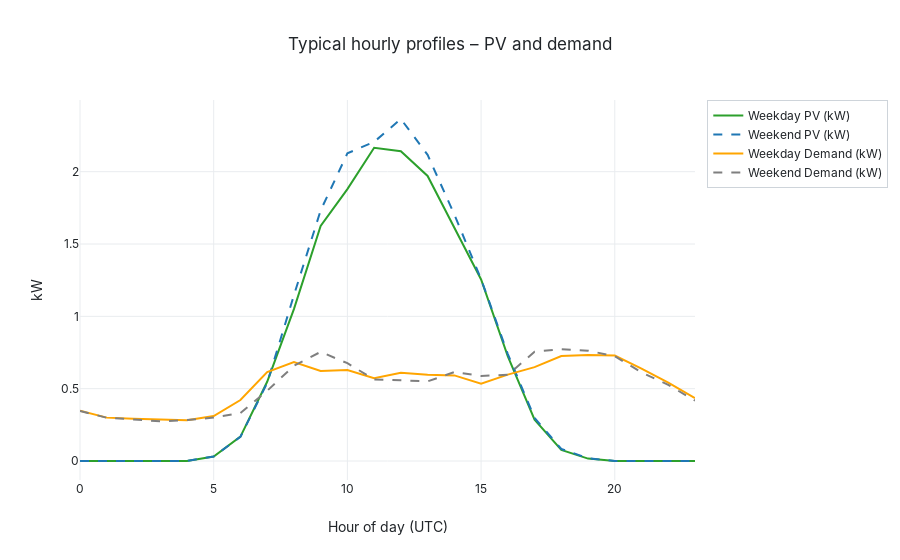

This figure's notebook cell:
### Markdown cell above
## Figure 5 – Typical daily profiles

### Code cell
# Figure 5: Typical Daily Profiles (Weekday vs. Weekend)
# This is the most informative visualization for HEMS as it shows when PV-demand mismatch occurs
profile = df.groupby(['is_weekend', 'hour'])[['pv', 'Demand']].mean().reset_index()

fig, ax = plt.subplots(figsize=(12, 4.2))

weekday = profile[profile['is_weekend'] == False]
weekend = profile[profile['is_weekend'] == True]

# Plot weekday and weekend profiles for both PV and Demand
ax.plot(weekday['hour'], weekday['pv'], color=COLORS['pv'], linewidth=1.8, label='Weekday PV (kW)')
ax.plot(weekend['hour'], weekend['pv'], color=COLORS['pv'], linestyle='--', linewidth=1.8, label='Weekend PV (kW)')
ax.plot(weekday['hour'], weekday['Demand'], color=COLORS['demand'], linewidth=1.8, label='Weekday Demand (kW)')
ax.plot(weekend['hour'], weekend['Demand'], color=COLORS['demand'], linestyle='--', linewidth=1.8, label='Weekend Demand (kW)')

ax.set_title('Typical hourly profiles – PV and demand')
ax.set_xlabel('Hour of day (UTC)')
ax.set_ylabel('kW')
ax.legend(ncol=2, loc='upper left')

fig.tight_layout()

# Save the figure with the correct naming convention
save_figure(fig, '03_typical_profiles')
plt.show()

# Interactive version
interactive_fig = go.Figure()
interactive_fig.add_trace(go.Scatter(x=weekday['hour'], y=weekday['pv'], name='Weekday PV (kW)', mode='lines'))
interactive_fig.add_trace(go.Scatter(x=weekend['hour'], y=weekend['pv'], name='Weekend PV (kW)', mode='lines', line=dict(dash='dash')))
interactive_fig.add_trace(go.Scatter(x=weekday['hour'], y=weekday['Demand'], name='Weekday Demand (kW)', mode='lines'))
interactive_fig.add_trace(go.Scatter(x=weekend['hour'], y=weekend['Demand'], name='Weekend Demand (kW)', mode='lines', line=dict(dash='dash')))
interactive_fig.update_layout(title='Typical hourly profiles – PV and demand', xaxis_title='Hour of day (UTC)', yaxis_title='kW')
save_interactive(interactive_fig, '03_typical_profiles_interactive')
interactive_fig.show()

### Figure 1 — Plotly figure (JSON) as saved in the notebook; plotly's stock layout.template omitted (floating-point values rounded to 4 significant figures)
{"data": [{"mode": "lines", "name": "Weekday PV (kW)", "type": "scatter", "x": [0, 1, 2, 3, 4, 5, 6, 7, 8, 9, 10, 11, 12, 13, 14, 15, 16, 17, 18, 19, 20, 21, 22, 23], "y": [0.0, 0.0, 0.0, 0.0, 0.0002682, 0.031, 0.1687, 0.5474, 1.05, 1.625, 1.88, 2.165, 2.142, 1.97, 1.609, 1.255, 0.7236, 0.2855, 0.07724, 0.01651, 0.0, 0.0, 0.0, 0.0]}, {"line": {"dash": "dash"}, "mode": "lines", "name": "Weekend PV (kW)", "type": "scatter", "x": [0, 1, 2, 3, 4, 5, 6, 7, 8, 9, 10, 11, 12, 13, 14, 15, 16, 17, 18, 19, 20, 21, 22, 23], "y": [0.0, 0.0, 0.0, 0.0, 0.0002885, 0.03154, 0.167, 0.5394, 1.146, 1.732, 2.127, 2.206, 2.364, 2.117, 1.704, 1.258, 0.7395, 0.2978, 0.08356, 0.01952, 0.0, 0.0, 0.0, 0.0]}, {"mode": "lines", "name": "Weekday Demand (kW)", "type": "scatter", "x": [0, 1, 2, 3, 4, 5, 6, 7, 8, 9, 10, 11, 12, 13, 14, 15, 16, 17, 18, 19, 20, 21, 22, 23], "y": [0.3479, 0.2998, 0.2925, 0.2866, 0.2819, 0.3105, 0.4217, 0.6147, 0.6846, 0.6221, 0.6287, 0.5729, 0.6103, 0.5956, 0.5919, 0.5351, 0.597, 0.6491, 0.7256, 0.7321, 0.7295, 0.6391, 0.5414, 0.4353]}, {"line": {"dash": "dash"}, "mode": "lines", "name": "Weekend Demand (kW)", "type": "scatter", "x": [0, 1, 2, 3, 4, 5, 6, 7, 8, 9, 10, 11, 12, 13, 14, 15, 16, 17, 18, 19, 20, 21, 22, 23], "y": [0.3457, 0.299, 0.2872, 0.2739, 0.2833, 0.2999, 0.332, 0.4855, 0.6582, 0.7543, 0.6762, 0.5636, 0.5583, 0.5504, 0.6145, 0.588, 0.5959, 0.7556, 0.773, 0.7626, 0.7247, 0.6125, 0.5262, 0.4176]}], "layout": {"title": {"text": "Typical hourly profiles – PV and demand"}, "xaxis": {"title": {"text": "Hour of day (UTC)"}}, "yaxis": {"title": {"text": "kW"}}}}
